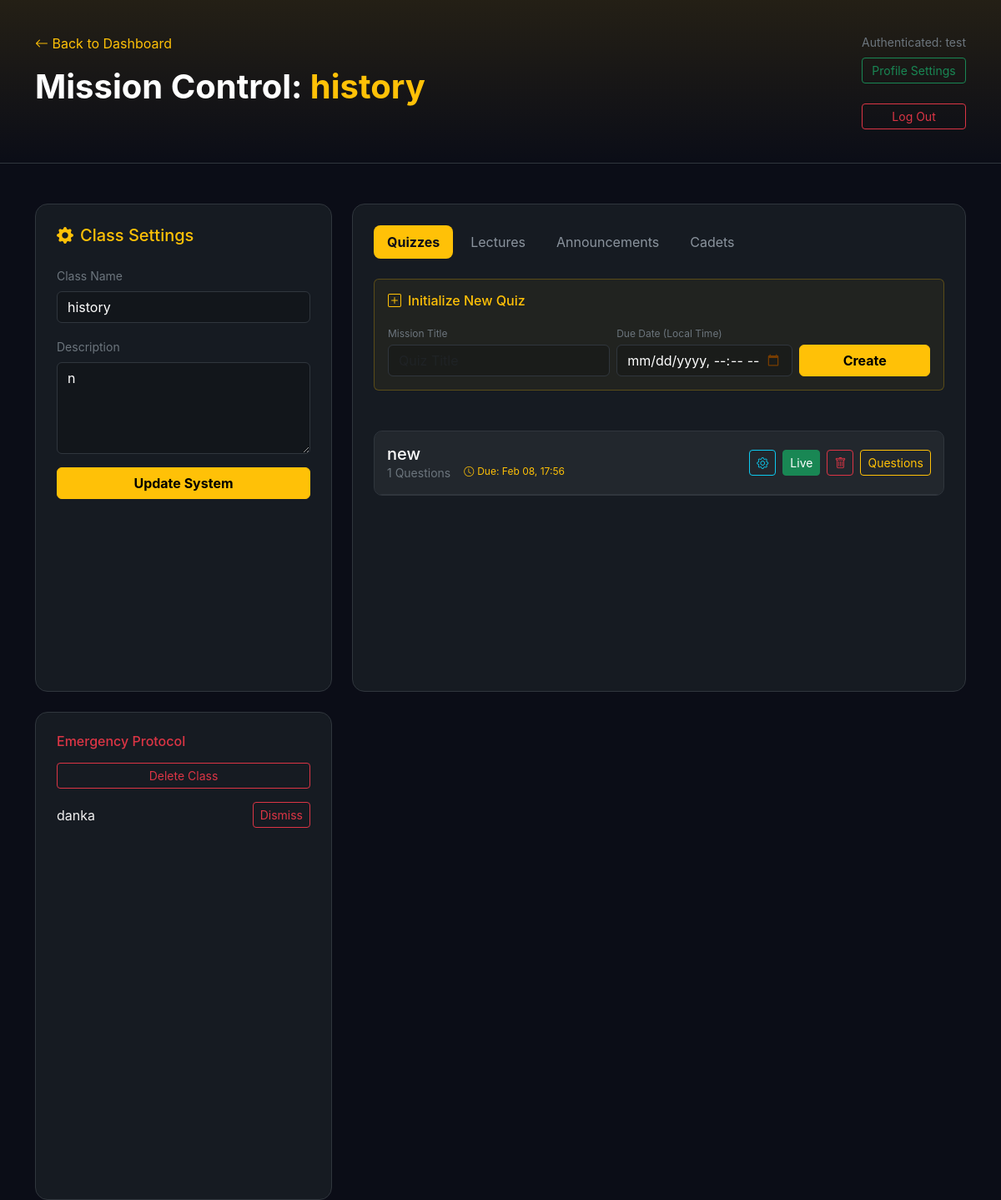
The app's page /classes/manage_class/8/ (signed in) with its own data.
### classes/models.py (models this page shows, shortened)
class ClassModel(models.Model):
    name = models.CharField(max_length=200)
    description = models.TextField()
    author = models.ForeignKey(User, on_delete=models.CASCADE)
    tags = models.ManyToManyField(Tag, related_name="classes")
    students = models.ManyToManyField(User, related_name="enrolled_classes", blank=True)

class Quiz(models.Model):
    course = models.ForeignKey(ClassModel, on_delete=models.CASCADE, related_name='quizzes')
    title = models.CharField(max_length=200)
    is_published = models.BooleanField(default=False)
    created_at = models.DateTimeField(auto_now_add=True)
    due_date = models.DateTimeField(null=True, blank=True)

### classes/views.py (the view, shortened to what this page needs)
# urls.py: path("manage_class/<int:pk>/", views.manage_class, name="manage_class"),
@login_required
def manage_class(request, pk):
    class_obj = get_object_or_404(ClassModel, pk=pk)
    quizzes = class_obj.quizzes.all().order_by('-created_at')
    quizzes = Quiz.objects.filter(course=class_obj)
    students = class_obj.students.all()
    submissions = SubmitQuiz.objects.filter(quiz__course=class_obj)
    all_data = {}
    for student in students:
        all_data[student.username] = [
        ["Student username", "Quiz", "Correct answers", "Incorrect answers", "Date submited", "Punctuality"]
    ]
    return render(request, 'classes/manage_class.html', {
        'class_obj': class_obj,
        'quizzes': quizzes,
        'students': class_obj.students.all(),
        'lectures': class_obj.lectures.all(),
        'dictionary' : all_data,
        'announcements': class_obj.announcements.all(),
    })

### classes/models.py (called while the page is built)
    def get_file_count(self):
        files = [self.file_1, self.file_2, self.file_3, self.file_4, self.file_5]
        return len([f for f in files if f])

### classes/templates/classes/manage_class.html (shortened to what this page needs)
{% load static %}
<!DOCTYPE html>
<html lang="en">
<head>
    <link rel="stylesheet" href="https://cdn.jsdelivr.net/npm/bootstrap-icons@1.11.1/font/bootstrap-icons.css">
    <link href="https://cdn.jsdelivr.net/npm/bootstrap@5.3.0/dist/css/bootstrap.min.css" rel="stylesheet">
</head>
<body>
<header class="manage-header mb-5">
    <div class="container d-flex justify-content-between align-items-start">
        <div>
            <a href="{% url 'classes:index' %}" class="text-warning text-decoration-none mb-3 d-inline-block">
                <i class="bi bi-arrow-left"></i> Back to Dashboard
            </a>
            <h1 class="display-6 fw-bold text-white">Mission Control: <span class="text-warning">{{ class_obj.name }}</span></h1>
        </div>
        <div class="text-end">
            <p class="small text-secondary mb-2">Authenticated: {{ user.username }}</p>
            <form action="{% url 'accounts:profile_settings' request.user.pk %}" method="post">
                <button type="submit" class="btn btn-outline-success btn-sm w-100">
                    Profile Settings
                </button>
            </form>
<br>
            <form action="{% url 'classes:log_out' %}" method="post">
                <button type="submit" class="btn btn-outline-danger btn-sm w-100">
                    Log Out
                </button>
            </form>
        </div>
    </div>
</header>
<main class="container mb-5">
    <div class="row g-4">
        <div class="col-lg-4">
            <div class="glass-card mb-4">
                <h3 class="h5 text-warning mb-4"><i class="bi bi-gear-fill me-2"></i>Class Settings</h3>
                <form method="POST">
                    <div class="mb-3">
                        <label class="form-label text-secondary small">Class Name</label>
                        <input type="text" name="name" class="form-control" value="{{ class_obj.name }}">
                    </div>
                    <div class="mb-3">
                        <label class="form-label text-secondary small">Description</label>
                        <textarea name="description" class="form-control" rows="4">{{ class_obj.description }}</textarea>
                    </div>
                    <button type="submit" name="manage" value="change" class="btn btn-warning w-100 fw-bold">Update System</button>
                </form>
            </div>
            <div class="glass-card">
                <h3 class="h6 text-danger mb-3">Emergency Protocol</h3>
                <form method="POST" onsubmit="return confirm('Delete this class and all data?');">
                    <button type="submit" name="manage" value="delete" class="btn btn-outline-danger btn-sm w-100">Delete Class</button>
                </form>
                {% for student in students %}
                   <ul class="mt-3 list-unstyled">
                        <li class="d-flex justify-content-between align-items-center mb-2">
                            <span>{{ student.username }}</span>
                            <form action="{% url 'classes:dismiss' class_obj.pk student.pk %}"
                                  method="POST"
                                  onsubmit="return confirm('Are you sure you want to dismiss {{ student.username }} from this class?');">
                                <button type="submit" class="btn btn-sm btn-outline-danger">Dismiss</button>
                            </form>
                        </li>
                    </ul>
                {% endfor %}
            </div>
        </div>
        <div class="col-lg-8">
            <div class="glass-card">
                <ul class="nav nav-pills mb-4" id="pills-tab" role="tablist">
                    <li class="nav-item"><button class="nav-link active" data-bs-toggle="pill" data-bs-target="#quiz-content">Quizzes</button></li>
                    <li class="nav-item"><button class="nav-link" data-bs-toggle="pill" data-bs-target="#lecture-content">Lectures</button></li>
                    <li class="nav-item"><button class="nav-link" data-bs-toggle="pill" data-bs-target="#announcement-content">Announcements</button></li>
                    <li class="nav-item"><button class="nav-link" data-bs-toggle="pill" data-bs-target="#assign-content">Cadets</button></li>
                </ul>
                <div class="tab-content">
                    <div class="tab-pane fade show active" id="quiz-content">
                        <div class="mb-5 p-3 rounded border border-warning border-opacity-25" style="background: rgba(255,193,7,0.05)">
                            <h4 class="h6 text-warning mb-3"><i class="bi bi-plus-square me-2"></i>Initialize New Quiz</h4>
                            <form method="POST" class="row g-2 align-items-end">
                                <div class="col-md-5">
                                    <label class="tiny text-secondary mb-1">Mission Title</label>
                                    <input type="text" name="quiz_title" class="form-control" placeholder="Quiz Title" required>
                                </div>
                                <div class="col-md-4">
                                    <label class="tiny text-secondary mb-1">Due Date (Local Time)</label>
                                    <input type="datetime-local" name="due_date" class="form-control">
                                </div>
                                <div class="col-md-3">
                                    <button type="submit" name="manage" value="create_quiz_container" class="btn btn-warning w-100 fw-bold">Create</button>
                                </div>
                            </form>
                        </div>
                        {% for quiz in quizzes %}
                        <div class="quiz-container">
                            <div class="quiz-header d-flex justify-content-between align-items-center">
                                <div>
                                    <h5 class="mb-0 text-white">{{ quiz.title }}</h5>
                                    <div class="d-flex gap-3">
                                        <small class="text-secondary">{{ quiz.questions.count }} Questions</small>
                                        {% if quiz.due_date %}
                                        <small class="text-warning tiny"><i class="bi bi-clock me-1"></i>Due: {{ quiz.due_date|date:"M d, H:i" }}</small>
                                        {% endif %}
                                    </div>
                                </div>
                                <div class="d-flex gap-2">
                                    <button class="btn btn-sm btn-outline-info" data-bs-toggle="modal" data-bs-target="#editQuiz{{ quiz.id }}"><i class="bi bi-gear"></i></button>
                                    <form method="POST">
                                        <button type="submit" name="manage" value="toggle_quiz" class="btn btn-sm {% if quiz.is_published %}btn-success{% else %}btn-outline-secondary{% endif %}">
                                            {% if quiz.is_published %}Live{% else %}Draft{% endif %}
                                        </button>
                                    </form>
                                    <form method="POST" onsubmit="return confirm('Permanently delete this quiz?');">
                                        <button type="submit" name="manage" value="delete_quiz" class="btn btn-sm btn-outline-danger"><i class="bi bi-trash"></i></button>
                                    </form>
                                    <button class="btn btn-sm btn-outline-warning" data-bs-toggle="collapse" data-bs-target="#quiz-{{ quiz.id }}">Questions</button>
                                </div>
                            </div>
                        </div>
                        {% endfor %}
                    </div>
                </div>
            </div>
        </div>
    </div>
</main>
</body>
</html>

### classes/templates/classes/manage_class.html (style rules this page uses)
:root { --space-black: #0b0d17; --star-gold: #ffc107; --star-blue: #0dcaf0; --card-bg: #161b22; --border-color: #30363d; }
body { background-color: var(--space-black); color: #f0f0f0; font-family: 'Inter', sans-serif; }
.manage-header { background: linear-gradient(180deg, rgba(255,193,7,0.1) 0%, rgba(11,13,23,1) 100%); padding: 40px 0; border-bottom: 1px solid var(--border-color); }
.glass-card { background-color: var(--card-bg); border: 1px solid var(--border-color); border-radius: 15px; padding: 25px; height: 100%; }
.form-control, .form-select { background-color: rgba(0, 0, 0, 0.2); border: 1px solid var(--border-color); color: white; }
.nav-pills .nav-link { color: #8b949e; border-radius: 8px; margin-right: 5px; }
.nav-pills .nav-link.active { background-color: var(--star-gold); color: var(--space-black); font-weight: bold; }
.quiz-container { border: 1px solid var(--border-color); border-radius: 10px; overflow: hidden; margin-bottom: 20px; }
.quiz-header { background: rgba(255,255,255,0.05); padding: 15px; border-bottom: 1px solid var(--border-color); }
input[type="datetime-local"] { color-scheme: dark; position: relative; }
.tiny { font-size: 0.75rem; }

### records on screen
ClassModel: name "history", description "n"
Quiz: title "new", questions.count "1", due_date "Feb 08, 17:56", is_published "Live"

### other values on screen
{{ user.username }} "test"
{{ student.username }} "danka"
